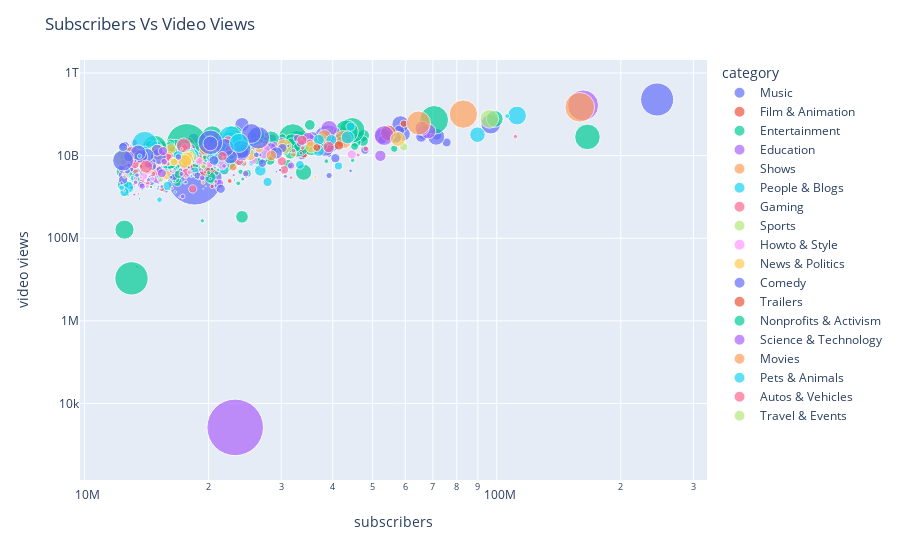

Source (notebook cell):
### Markdown cell above
SUBSCRIBERS VS VIDEO VIEWS

### Code cell
fig = px.scatter(df , x = 'subscribers' , y = 'video views' , size = 'video_views_for_the_last_30_days' , color = 'category' , 
                  hover_name = 'Youtuber' , hover_data = ['Country'] , size_max = 40 , labels = dict(x = 'Subscribers (in Billions)' , y = 'Video Views (in Billions)') )

fig.update_layout(title_text = "Subscribers Vs Video Views" , xaxis_type = 'log' , yaxis_type = "log")

fig.show()

### Figure 1 — Plotly figure (JSON) as saved in the notebook; plotly's stock layout.template omitted (floating-point values rounded to 4 significant figures; data arrays with more than 128 entries replaced by an {"elided": "..."} marker saying what was removed)
{"data": [{"customdata": {"elided": "202x1 str values"}, "hovertemplate": "<b>%{hovertext}</b><br><br>category=Music<br>subscribers=%{x}<br>video views=%{y}<br>video_views_for_the_last_30_days=%{marker.size}<br>Country=%{customdata[0]}<extra></extra>", "hovertext": {"elided": "202 str values"}, "legendgroup": "Music", "marker": {"color": "#636efa", "size": {"elided": "202 float values"}, "sizemode": "area", "sizeref": 4118125, "symbol": "circle"}, "mode": "markers", "name": "Music", "orientation": "v", "showlegend": true, "type": "scatter", "x": {"elided": "202 int values"}, "xaxis": "x", "y": {"elided": "202 int values"}, "yaxis": "y"}, {"customdata": [["United States"], ["United States"], ["United States"], ["India"], ["Russia"], ["United States"], ["India"], ["Brazil"], ["United States"], ["United States"], ["United Kingdom"], ["United States"], ["United States"], ["United States"], ["India"], ["United States"], ["India"], ["United States"], ["United Kingdom"], ["India"], ["Brazil"], ["United States"], ["India"], ["United States"], ["Brazil"], ["United States"], ["India"], ["United States"], ["United States"], ["United States"], ["India"], ["Brazil"], ["United States"], ["United States"], ["Malaysia"], ["Argentina"], ["India"], ["Brazil"], ["Mexico"], ["United States"], ["India"], ["United States"], ["Brazil"], ["United States"], ["Brazil"], ["India"]], "hovertemplate": "<b>%{hovertext}</b><br><br>category=Film & Animation<br>subscribers=%{x}<br>video views=%{y}<br>video_views_for_the_last_30_days=%{marker.size}<br>Country=%{customdata[0]}<extra></extra>", "hovertext": ["YouTube Movies", "Goldmines", "Movieclips", "YRF", "ýýýýýýýý ýý ýýýýýýýýýýýýýý", "PowerKids TV", "Jingle Toons", "Galinha Pintadinha", "Selena Gomez", "WowKidz", "Peppa Pig - Official Channel", "Masha y el Oso", "Goldmines Dishoom", "Nick Jr.", "Goldmines Bollywood", "ZHC", "Pen Movies", "Goldmines Movies", "Peppa Pig Espaï¿½ï¿½ï¿½ï¿½ï¿½ï¿½ï¿½ï¿½ï¿½", "Tilak", "Valentina Pontes ofc", "Alan Becker", "Goldmines Cineplex", "Ben Azelart", "Totoy kids - Portuguï¿½", "Pencilmation", "Green Gold TV - Official Channel", "Official Pink Panther", "DaFuq!?Boom!", "Goldmines Great Indian Comedy", "Wow Kidz Action", "Turma da Mï¿½ï¿½", "BeatboxJCOP", "MSA previously My Story Animated", "Les' Copaque Production", "El Payaso Plim Plim", "Stubborn Facts", "Gato Galactico | GALï¿½ï¿", "Totoy kids - Espaï¿½ï", "Rotten Tomatoes Trailers", "Volga Video", "Zig & Sharko", "Invento na Hora", "Darkar Company Studios", "Peppa Pig em Portuguï¿½ï¿½ï¿½ï¿½ï¿½ï¿½ï¿½ï¿½ï¿", "Zee Kids"], "legendgroup": "Film & Animation", "marker": {"color": "#EF553B", "size": [12, 18, 114668000, 512093000, 303780000, 318702000, 179903000, 403508000, 115792000, 1, 244925000, 2, 129211000, 42546000, 99677000, 20, 94853000, 3, 53589000, 367347000, 28285000, 175600000.0, 48740000, 184946000, 39495000, 14862000, 70278000, 175600000.0, 2304000000, 65920000, 105706000, 76903000, 1375000000, 20708, 117727000, 640030000, 837850, 44121000, 112393000, 25738000, 51315000, 62689000, 19029000, 4598000, 27340000, 95163000], "sizemode": "area", "sizeref": 4118125, "symbol": "circle"}, "mode": "markers", "name": "Film & Animation", "orientation": "v", "showlegend": true, "type": "scatter", "x": [170000000, 86900000, 59500000, 54600000, 43200000, 36500000, 34000000, 33800000, 33600000, 32200000, 31400000, 28300000, 28000000, 27300000, 26400000, 25500000, 24300000, 24000000, 23600000, 23400000, 23400000, 22900000, 22500000, 21900000, 20400000, 20100000, 20000000, 19700000, 19600000, 19100000, 19000000, 19000000, 18000000, 17800000, 17700000, 17700000, 17300000, 16800000, 16000000, 15800000, 15700000, 14400000, 14200000, 13900000, 13100000, 12400000], "xaxis": "x", "y": [0, 24118230580, 59316472754, 35302243691, 36458726976, 18961241905, 11351015824, 27274550757, 13013567335, 16613441479, 22919271731, 13577142726, 8603468420, 22440611155, 8595760553, 2726917087, 6608773195, 5652938599, 7920637200, 9465863821, 7926899136, 5380073627, 2431154438, 4454917643, 1796227417, 11317309935, 9715291883, 10955619815, 7906181776, 5194942269, 8281724393, 13824277846, 8716982055, 8588704539, 9059696049, 17247584185, 902225615, 3693798804, 5997599089, 13116313599, 9787697838, 9023952946, 4040297006, 2244318380, 4214172991, 7683670251], "yaxis": "y"}, {"customdata": {"elided": "287x1 str values"}, "hovertemplate": "<b>%{hovertext}</b><br><br>category=Entertainment<br>subscribers=%{x}<br>video views=%{y}<br>video_views_for_the_last_30_days=%{marker.size}<br>Country=%{customdata[0]}<extra></extra>", "hovertext": {"elided": "287 str values"}, "legendgroup": "Entertainment", "marker": {"color": "#00cc96", "size": {"elided": "287 float values"}, "sizemode": "area", "sizeref": 4118125, "symbol": "circle"}, "mode": "markers", "name": "Entertainment", "orientation": "v", "showlegend": true, "type": "scatter", "x": {"elided": "287 int values"}, "xaxis": "x", "y": {"elided": "287 int values"}, "yaxis": "y"}, {"customdata": [["United States"], ["United States"], ["India"], ["India"], ["United States"], ["United States"], ["Canada"], ["United States"], ["India"], ["United States"], ["United States"], ["India"], ["India"], ["Mexico"], ["United States"], ["India"], ["Germany"], ["United States"], ["Indonesia"], ["India"], ["United States"], ["Mexico"], ["United States"], ["United States"], ["Australia"], ["Argentina"], ["India"], ["India"], ["India"], ["United States"], ["Indonesia"], ["United States"], ["United States"], ["India"], ["United States"], ["India"], ["United States"], ["India"], ["India"], ["United States"], ["Indonesia"], ["India"], ["Spain"], ["United States"], ["United States"]], "hovertemplate": "<b>%{hovertext}</b><br><br>category=Education<br>subscribers=%{x}<br>video views=%{y}<br>video_views_for_the_last_30_days=%{marker.size}<br>Country=%{customdata[0]}<extra></extra>", "hovertext": ["Cocomelon - Nursery Rhymes", "Pinkfong Baby Shark - Kids' Songs & Stories", "ChuChu TV Nursery Rhymes & Kids Songs", "Infobells - Hindi", "BillionSurpriseToys  - Nursery Rhymes & Cartoons", "Little Baby Bum - Nursery Rhymes & Kids Songs", "Super Simple Songs - Kids Songs", "Genevieve's Playhouse - Learning Videos for Kids", "CVS 3D Rhymes & Kids Songs", "BabyBus - Kids Songs and Cartoons", "Little Angel: Nursery Rhymes & Kids Songs", "infobells - Tamil", "infobells - Telugu", "BabyBus - Canciones Infantiles & Videos para Niï¿½ï", "Khan GS Research Centre", "Dr. Vivek Bindra: Motivational Speaker", "Kurzgesagt ï¿½ï¿½ï¿½ï¿½ï¿½ï¿", "ýýýýýýýýýýýýýýý - Genevieve's Playhouse", "BabyBus - Cerita & Lagu Anak-anak", "Kiddiestv Hindi - Nursery Rhymes & Kids Songs", "ýýýýýýýýýýýýýý ýýýý", "Little Angel Espaï¿½ï¿½ï¿½ï¿½ï¿½ï¿½ï¿½ï¿½ï¿½", "TED-Ed", "Blippi - Educational Videos for Kids", "Jason Vlogs", "El Reino a Jugar", "wifistudy", "Dear Sir", "Infobells Bangla", "Dave and Ava - Nursery Rhymes and Baby Songs", "Daftar Populer", "TheRichest", "CrashCourse", "StudyIQ IAS", "Netflix Jr.", "infobells - Kannada", "Veritasium", "infobells", "JOJO TV - Hindi Stories", "The Infographics Show", "The Shiny Peanut", "Right to Shiksha", "Little Baby Bum en Espaï¿½ï", "TKOR", "Caylus"], "legendgroup": "Education", "marker": {"color": "#ab63fa", "size": [1975000000, 473387000, 420292000, 815949000, 266747000, 98775000, 560756000, 335307000, 136084000, 127498000, 107525000, 109828000, 288110000, 136821000, 175600000.0, 28588000, 29269000, 71777000, 112768000, 113420000, 21587000, 140398000, 29874000, 180412000, 25, 83709000, 14287000, 24056000, 167888000, 77053000, 17231000, 175600000.0, 7177000, 74483000, 79402000, 141688000, 44149000, 23893000, 10764000, 51820000, 837700, 213738000, 16319000, 175600000.0, 177600000], "sizemode": "area", "sizeref": 4118125, "symbol": "circle"}, "mode": "markers", "name": "Education", "orientation": "v", "showlegend": true, "type": "scatter", "x": [162000000, 68200000, 65900000, 53300000, 52200000, 40900000, 39200000, 34900000, 33400000, 32800000, 30100000, 28900000, 28300000, 22900000, 21200000, 20900000, 20800000, 20300000, 20300000, 20200000, 19000000, 18900000, 18800000, 18100000, 17200000, 17200000, 16000000, 15800000, 15500000, 15300000, 15100000, 15000000, 14800000, 14700000, 14700000, 14200000, 13900000, 13700000, 13600000, 13200000, 12900000, 12800000, 12500000, 12400000, 12400000], "xaxis": "x", "y": [164000000000, 38843229963, 45757850229, 30516172739, 9877365274, 39450824833, 44900897958, 25607397308, 20269857567, 26355088167, 22593193994, 17930570614, 14814192034, 13206471140, 2073073070, 1693149479, 2378448129, 11022391339, 11819051552, 7274150246, 4924054368, 9813245108, 3654621568, 14857290259, 8903647480, 11445492404, 3018032423, 1349288771, 7776706184, 10714145606, 2143140898, 2730879024, 1833519700, 4029253667, 8882319696, 6554000320, 2165885634, 5178142148, 5141201173, 5263540904, 2848466522, 7876740921, 6956320454, 3392022527, 4779139505], "yaxis": "y"}, {"customdata": [["India"], ["India"], ["India"], ["United States"], ["India"], ["United Kingdom"], ["United States"], ["United States"], ["United States"], ["United States"], ["Saudi Arabia"], ["India"], ["Ukraine"]], "hovertemplate": "<b>%{hovertext}</b><br><br>category=Shows<br>subscribers=%{x}<br>video views=%{y}<br>video_views_for_the_last_30_days=%{marker.size}<br>Country=%{customdata[0]}<extra></extra>", "hovertext": ["SET India", "Sony SAB", "Colors TV", "Masha and The Bear", "Sony PAL", "Mr Bean", "Kids TV - Nursery Rhymes And Baby Songs", "Sony AATH", "Masha e o Urso", "MGC Playhouse", "ýýýýýýýý ýý ýýýýýýýý", "Kids TV India Hindi Nursery Rhymes", "ýýýýýýýý ýýýý ýýýýýýýýýýýýýý"], "legendgroup": "Shows", "marker": {"color": "#FFA15A", "size": [1824000000, 1657000000, 1188000000, 670459000, 415914000, 56534000, 128448000, 274212000, 175600000.0, 102621000, 135036000, 78651000, 71118000], "sizemode": "area", "sizeref": 4118125, "symbol": "circle"}, "mode": "markers", "name": "Shows", "orientation": "v", "showlegend": true, "type": "scatter", "x": [159000000, 83000000, 64600000, 42400000, 38200000, 32100000, 23100000, 19600000, 18900000, 17900000, 15500000, 13800000, 12900000], "xaxis": "x", "y": [148000000000, 101000000000, 61510906457, 24519022988, 28519339489, 10602236110, 13151870846, 13930021471, 8301731337, 16174530046, 8265129639, 6646953396, 5585085130], "yaxis": "y"}, {"customdata": {"elided": "132x1 str values"}, "hovertemplate": "<b>%{hovertext}</b><br><br>category=People & Blogs<br>subscribers=%{x}<br>video views=%{y}<br>video_views_for_the_last_30_days=%{marker.size}<br>Country=%{customdata[0]}<extra></extra>", "hovertext": {"elided": "132 str values"}, "legendgroup": "People & Blogs", "marker": {"color": "#19d3f3", "size": {"elided": "132 float values"}, "sizemode": "area", "sizeref": 4118125, "symbol": "circle"}, "mode": "markers", "name": "People & Blogs", "orientation": "v", "showlegend": true, "type": "scatter", "x": {"elided": "132 int values"}, "xaxis": "x", "y": {"elided": "132 int values"}, "yaxis": "y"}, {"customdata": [["Japan"], ["Chile"], ["Cuba"], ["El Salvador"], ["United States"], ["Spain"], ["United States"], ["United States"], ["United States"], ["United States"], ["Spain"], ["United States"], ["Brazil"], ["United States"], ["Kuwait"], ["United States"], ["United States"], ["United Kingdom"], ["Canada"], ["United States"], ["United States"], ["Canada"], ["United Kingdom"], ["United States"], ["United States"], ["Chile"], ["Australia"], ["Indonesia"], ["Brazil"], ["United States"], ["United States"], ["United States"], ["Saudi Arabia"], ["Russia"], ["United States"], ["France"], ["Spain"], ["Thailand"], ["Australia"], ["Chile"], ["United States"], ["United States"], ["United States"], ["Spain"], ["United States"], ["United States"], ["United States"], ["United Kingdom"], ["United Kingdom"], ["Mexico"], ["United States"], ["Argentina"], ["United States"], ["United States"], ["United Arab Emirates"], ["United States"], ["India"], ["Spain"], ["Russia"], ["United Kingdom"], ["United States"], ["United States"], ["United States"], ["United States"], ["Brazil"], ["Australia"], ["United States"], ["United States"], ["India"], ["United States"], ["United Kingdom"], ["Mexico"], ["Brazil"], ["Russia"], ["Brazil"], ["Netherlands"], ["United States"], ["Spain"], ["Indonesia"], ["Canada"], ["United States"], ["United States"], ["United States"], ["Saudi Arabia"], ["Canada"], ["Finland"], ["South Korea"], ["Brazil"], ["United Kingdom"], ["Mexico"], ["United States"], ["Spain"], ["Spain"], ["Sweden"]], "hovertemplate": "<b>%{hovertext}</b><br><br>category=Gaming<br>subscribers=%{x}<br>video views=%{y}<br>video_views_for_the_last_30_days=%{marker.size}<br>Country=%{customdata[0]}<extra></extra>", "hovertext": ["PewDiePie", "JuegaGerman", "A4", "Fernanfloo", "elrubiusOMG", "Mikecrack", "MrBeast Gaming", "Total Gaming", "Markiplier", "Techno Gamerz", "VEGETTA777", "SSSniperWolf", "rezendeevil", "Dream", "AboFlah", "Frost Diamond", "jacksepticeye", "DanTDM", "VanossGaming", "Preston", "Ninja", "FaZe Rug", "Jelly", "SSundee", "FGTeeV", "invictor", "LazarBeam", "MiawAug", "AuthenticGames", "AS Gaming", "Clash of Clans", "Ali-A", "ýýýýýýýý ýýýýýýýýýý ýýýýýýýýýý | Arab Games Network", "Marmok", "IShowSpeed", "SQUEEZIE", "TheGrefg", "zbing z.", "The Game Theorists", "DeGoBooM", "IGN", "Aphmau", "PopularMMOs", "Willyrex", "Guava Juice", "CoryxKenshin", "Technoblade", "W2S", "JJ Olatunji", "Antrax", "Enes Batur", "Lyna", "Unspeakable", "Kuplinov ï¿½ï¿½ï¿", "FFUNTV", "Mobile Legends: Bang Bang", "LOKESH GAMER", "Makiman131", "EdisonPts", "MoreAliA", "League of Legends", "PlayStation", "Kwebbelkop", "BigSchool", "TazerCraft", "Lachlan", "Jesser", "PrestonPlayz", "Gyan Gamingï¿½", "NOBRU", "TommyInnit", "E-MasterSensei", "AM3NlC", "ýýýýýýýýýýýý", "Jazzghost", "ýýýýýýýý/Atro", "Desi Gamers", "Acenix", "BUDI01 GAMING", "Typical Gamer", "H2ODelirious", "theRadBrad", "penguinz0", "BanderitaX", "AzzyLand", "Brawl Stars", "GH'S", "Piuzinho", "Morgz", "Yair17", "LOUD", "Timba Vk", "DaniRep | +6 Vï¿½ï¿½ï¿½ï¿½ï¿½ï¿½ï¿½ï¿½ï¿½ï¿½ï", "RobTopGames"], "legendgroup": "Gaming", "marker": {"color": "#FF6692", "size": [39184000, 66388000, 94, 33842000, 5773000, 264108000, 32, 53, 127329000, 86, 39094000, 210955000, 44505000, 27022000, 157908000, 175600000.0, 40425000, 78668000, 54947000, 151697000, 8368000, 175600000.0, 41669000, 175094000, 132110000, 49, 26082000, 64489000, 5420000, 23, 22292000, 1, 43007000, 38282000, 140261000, 48099000, 43830000, 55127000, 175600000.0, 100215000, 98342000, 439870000, 15296000, 15405000, 10889000, 105114000, 17944000, 3079000, 27808000, 4698000, 175600000.0, 64085000, 164895000, 98660000, 80172000, 55369000, 5920000, 5972000, 95603000, 250995000, 43133000, 41789000, 29724000, 175600000.0, 39775000, 21072000, 92594000, 151697000, 13891000, 2, 54291000, 44575000, 10210000, 150570000, 106718000, 55122000, 5, 47436000, 13436000, 32557000, 16785000, 15694000, 188948000, 70712000, 5387000, 20369000, 1081000000, 3619000, 58838000, 8869000, 27596, 24022000, 82648000, 3871000], "sizemode": "area", "sizeref": 4118125, "symbol": "circle"}, "mode": "markers", "name": "Gaming", "orientation": "v", "showlegend": true, "type": "scatter", "x": [111000000, 48100000, 46300000, 46100000, 40400000, 39100000, 36100000, 35400000, 35200000, 34400000, 33800000, 33700000, 32100000, 31700000, 30500000, 30100000, 30100000, 27400000, 25800000, 24000000, 23700000, 23700000, 23500000, 22500000, 22300000, 21500000, 20500000, 20200000, 20100000, 19600000, 19600000, 18700000, 18600000, 18500000, 18300000, 18100000, 18000000, 17600000, 17600000, 17600000, 17500000, 17400000, 17200000, 17200000, 16900000, 16700000, 16300000, 16300000, 16200000, 16000000, 16000000, 15900000, 15900000, 15600000, 15400000, 15400000, 15300000, 15100000, 15100000, 15000000, 15000000, 15000000, 15000000, 15000000, 14900000, 14800000, 14600000, 14600000, 14400000, 14400000, 14200000, 14200000, 14000000, 14000000, 13900000, 13800000, 13700000, 13600000, 13500000, 13500000, 13400000, 13300000, 13300000, 13300000, 13300000, 13200000, 13000000, 12700000, 12600000, 12500000, 12400000, 12400000, 12400000, 12300000], "xaxis": "x", "y": [29058044447, 14631710289, 22936630813, 10323391593, 7410536668, 16118181673, 6331332547, 5556364230, 20297931219, 9690499664, 15432929204, 23492684419, 13061739758, 2930015381, 4521573939, 7277493940, 16246625836, 19417887510, 15541421838, 8279004442, 2543809954, 7451792132, 14777034543, 13835173331, 24059336857, 8409641722, 8768697257, 6098644584, 8920141342, 2851024430, 3961318438, 6148303268, 8761255550, 3457618361, 1556003039, 9983065083, 6404852037, 9269174070, 3752347262, 6306204566, 16107116549, 17763586483, 14573155899, 5024088947, 9111000228, 7102965621, 1656452554, 4768370464, 4076692623, 3029872908, 9786595271, 6534326412, 9052367553, 6862529416, 11513738907, 1543608082, 1640078055, 4236036141, 6668507856, 4352427049, 7159750970, 4741434420, 6889304306, 9996133066, 5956193599, 5269059435, 3603556207, 5766647017, 2224121890, 351763324, 2084791147, 3920559552, 4959982720, 7719743112, 5673347763, 2480957682, 2135195239, 2122062016, 1181292450, 4301581610, 4356686216, 6050102764, 7773543609, 4129249415, 6412313570, 2036408398, 8739174649, 1081285962, 3303595310, 1402042328, 2394143260, 2840137980, 6933660906, 374123483], "yaxis": "y"}, {"customdata": [["United States"], ["United States"], ["United States"], ["Switzerland"], ["Australia"], ["United States"], ["Spain"], ["United Kingdom"], ["United States"], ["Spain"], ["Brazil"]], "hovertemplate": "<b>%{hovertext}</b><br><br>category=Sports<br>subscribers=%{x}<br>video views=%{y}<br>video_views_for_the_last_30_days=%{marker.size}<br>Country=%{customdata[0]}<extra></extra>", "hovertext": ["WWE", "Dude Perfect", "NBA", "FIFA", "How Ridiculous", "UFC - Ultimate Fighting Championship", "FC Barcelona", "F2Freestylers - Ultimate Soccer Skills Channel", "DALLMYD", "gymvirtual", "Natan por Aï¿"], "legendgroup": "Sports", "marker": {"color": "#B6E880", "size": [714614000, 141200000, 73025000, 58863000, 391298000, 133208000, 84867000, 10222000, 30677000, 11993000, 552513000], "sizemode": "area", "sizeref": 4118125, "symbol": "circle"}, "mode": "markers", "name": "Sports", "orientation": "v", "showlegend": true, "type": "scatter", "x": [96000000, 59500000, 20700000, 19400000, 18000000, 16400000, 15300000, 14100000, 13600000, 12900000, 12300000], "xaxis": "x", "y": [77428473662, 16241549158, 12624879732, 5529131886, 9601137077, 7135820721, 2656528205, 3280481927, 1948925559, 2509752944, 9029609749], "yaxis": "y"}, {"customdata": [["United Kingdom"], ["United States"], ["Mexico"], ["United States"], ["United States"], ["Mexico"], ["Australia"], ["United States"], ["India"], ["United States"], ["United States"], ["United States"], ["Mexico"], ["Brazil"], ["China"], ["Australia"], ["Spain"], ["United States"], ["United States"], ["Egypt"], ["Andorra"], ["United States"], ["Ukraine"], ["Mexico"], ["Brazil"], ["United States"], ["Netherlands"], ["Sweden"], ["United States"], ["India"], ["India"], ["United States"], ["United States"], ["India"], ["United States"], ["United States"], ["India"], ["United States"], ["United States"], ["India"]], "hovertemplate": "<b>%{hovertext}</b><br><br>category=Howto & Style<br>subscribers=%{x}<br>video views=%{y}<br>video_views_for_the_last_30_days=%{marker.size}<br>Country=%{customdata[0]}<extra></extra>", "hovertext": ["5-Minute Crafts", "BRIGHT SIDE", "GENIAL", "Gulshan Kalra", "Fede Vigevani", "Yuya", "Chloe Ting", "Troom Troom", "Village Cooking Channel", "Tasty", "5-Minute Crafts DIY", "5-Minute Crafts PLAY", "SUPER SLICK SLIME SAM", "Manual do Mundo", "ýýýýýýýýý Liziqi", "HowToBasic", "IDEAS EN 5 MINUTOS", "Sandra Cires Art", "jeffreestar", "ýýýýýýýý ýýýýýýýýýýýýýý ýýýý 5 ýýýýýýýýýý", "Musas", "Mariale", "ýýýýýýýý ýýýýýýýý", "Mis Pastelitos", "IDEIAS INCRï¿½ï¿½", "Rosanna Pansino", "NikkieTutorials", "Narins Beauty", "Alexa Rivera", "NishaMadhulika", "Anaysa", "Wengie", "ATHLEAN-Xï¿½", "Kabita's Kitchen", "Troom Troom India", "Blossom", "Health Time", "First We Feast", "Troom Troom PT", "bharatzkitchen HINDI"], "legendgroup": "Howto & Style", "marker": {"color": "#FF97FF", "size": [1, 175600000.0, 31455000, 502779000, 175600000.0, 336291, 23263000, 98052000, 194604000, 24691000, 20012000, 105784000, 123338000, 54766000, 22354000, 15525000, 65470, 18028000, 2006000, 32916000, 86, 11956000, 47117000, 50677000, 2838000, 26683000, 35934000, 13709000, 142760000, 22235000, 29706000, 1335000, 14498000, 43118000, 17270000, 43868000, 1395000, 111252000, 13501000, 30968000], "sizemode": "area", "sizeref": 4118125, "symbol": "circle"}, "mode": "markers", "name": "Howto & Style", "orientation": "v", "showlegend": true, "type": "scatter", "x": [80100000, 44500000, 31800000, 27100000, 25600000, 24800000, 24700000, 23800000, 21600000, 21100000, 20700000, 20100000, 19000000, 18000000, 17600000, 17300000, 16600000, 16400000, 15900000, 15500000, 15100000, 15100000, 14800000, 14600000, 14500000, 14400000, 14200000, 14000000, 13900000, 13700000, 13500000, 13500000, 13400000, 13300000, 12800000, 12700000, 12500000, 12500000, 12500000, 12400000], "xaxis": "x", "y": [26236790209, 10708531817, 6762424690, 12732444881, 7962725960, 2588501115, 2994726412, 10414479943, 5863377051, 5783557209, 5091618606, 6119294270, 7229175322, 3980991248, 2977741577, 3684816159, 3696973456, 3955426159, 2609358468, 4499826716, 2400037562, 2761547758, 7018015062, 2750902766, 3551889957, 4597228794, 1778318927, 2214167846, 3193226072, 2939201386, 3445794123, 1900272833, 2319515787, 2831275503, 6804072897, 4733873025, 1002219689, 2983799729, 4384177908, 2315226648], "yaxis": "y"}, {"customdata": [["India"], ["United States"], ["India"], ["India"], ["Philippines"], ["India"], ["Mexico"], ["United States"], ["India"], ["United States"], ["Ukraine"], ["India"], ["India"], ["India"], ["Thailand"], ["India"], ["United States"], ["India"], ["Philippines"], ["India"], ["Indonesia"], ["United States"], ["United Kingdom"], ["Bangladesh"], ["Pakistan"], ["Philippines"]], "hovertemplate": "<b>%{hovertext}</b><br><br>category=News & Politics<br>subscribers=%{x}<br>video views=%{y}<br>video_views_for_the_last_30_days=%{marker.size}<br>Country=%{customdata[0]}<extra></extra>", "hovertext": ["Aaj Tak", "YouTube", "IndiaTV", "Zee News", "Raffy Tulfo in Action", "The Lallantop", "Tlnovelas", "SOMOY TV", "DLS News", "Sebastiï¿½ï¿½ï¿½", "News 24", "News18 India", "NMF News", "BBC News Hindi", "Thairath Online", "Narendra Modi", "CNN", "NDTV India", "ABS-CBN News", "Republic Bharat", "KOMPASTV", "ABC News", "BBC News", "Jamuna TV", "Geo News", "GMA Integrated News"], "legendgroup": "News & Politics", "marker": {"color": "#FECB52", "size": [461148000, 21103000, 290847000, 461472000, 163130000, 273920000, 15459, 16229, 32111000, 110776000, 370779000, 394106000, 59201000, 131202000, 224756000, 185969000, 187006000, 49662000, 181644000, 998, 113064000, 185709000, 66273000, 1, 100053000, 115459000], "sizemode": "area", "sizeref": 4118125, "symbol": "circle"}, "mode": "markers", "name": "News & Politics", "orientation": "v", "showlegend": true, "type": "scatter", "x": [57600000, 36300000, 35500000, 30500000, 26500000, 25200000, 21500000, 19800000, 19400000, 18000000, 17700000, 17500000, 16600000, 16500000, 16200000, 15800000, 15200000, 15200000, 15100000, 15000000, 15000000, 14700000, 14500000, 13900000, 13800000, 13400000], "xaxis": "x", "y": [25307753534, 3010784935, 16105023749, 16709857823, 15065753455, 10409352249, 15013096899, 12293479945, 2255542592, 10463166404, 8396875537, 7263619576, 7435180827, 7043235131, 14563841315, 3392918989, 14198154095, 6624168155, 10489367372, 7536093065, 11827310821, 12961669452, 4598387043, 12129583055, 5727888539, 9569814790], "yaxis": "y"}, {"customdata": [["Brazil"], ["Mexico"], ["India"], ["India"], ["India"], ["United States"], ["India"], ["United States"], ["India"], ["Brazil"], ["Spain"], ["United States"], ["United States"], ["Colombia"], ["United States"], ["United States"], ["United States"], ["Argentina"], ["United States"], ["Brazil"], ["India"], ["United States"], ["Germany"], ["Brazil"], ["Argentina"], ["United Arab Emirates"], ["Latvia"], ["United States"], ["United States"], ["United States"], ["India"], ["Spain"], ["United States"], ["Mexico"], ["Russia"], ["United States"], ["India"], ["India"], ["United States"], ["Thailand"], ["Brazil"], ["India"], ["India"], ["Argentina"], ["Japan"], ["United States"], ["United States"], ["India"], ["Canada"], ["France"], ["United States"], ["United States"], ["India"], ["Brazil"], ["India"], ["Vietnam"], ["United Kingdom"], ["Thailand"], ["United States"], ["Brazil"], ["United States"], ["Iraq"], ["United States"], ["Mexico"], ["India"], ["United States"], ["Brazil"], ["United States"], ["India"]], "hovertemplate": "<b>%{hovertext}</b><br><br>category=Comedy<br>subscribers=%{x}<br>video views=%{y}<br>video_views_for_the_last_30_days=%{marker.size}<br>Country=%{customdata[0]}<extra></extra>", "hovertext": ["whinderssonnunes", "Luisito Comunica", "CarryMinati", "Jkk Entertainment", "KHANDESHI MOVIES", "The Tonight Show Starring Jimmy Fallon", "Round2hell", "Talking Tom", "ashish chanchlani vines", "Enaldinho", "AuronPlay", "Shorts Break", "Brent Rivera", "enchufetv", "Alan Chikin Chow", "Smosh", "LankyBox", "Alejo Igoa", "Daniel LaBelle", "Spider Slack", "Heroindori", "Topper Guild", "YOLO", "Canal Canalha", "Bizarrap", "Noor Stars", "dednahype", "Marta and Rustam", "JennaMarbles", "TheOdd1sOut", "Triggered Insaan", "TheWillyrex", "Lele Pons", "MissaSinfonia", "TheBrianMaps", "Liza Koshy", "Prajapati News", "Aayu and Pihu Show", "FailArmy", "Kaykai Salaider", "T3ddy", "Harsh Beniwal", "The MriDul", "Rubï¿½ï¿½ï¿½ï¿½ï¿½ï¿½", "ISSEI / ï¿½ï¿½ï¿½ï¿½", "Chad Wild Clay", "CollegeHumor", "Noman Official", "Lilly Singh", "Cyprien", "Rclbeauty101", "Rebecca Zamolo", "SEVENGERS", "O Que Nï¿½ï¿½ï¿½ï¿½ï¿½ï¿", "The Vishal bhatt", "FAPTV", "Woody & Kleiny", "My Mate Nate", "Just For Laughs Gags", "Everson Zoio", "The LaBrant Fam", "Melon City Show - ï¿½ï¿½ï¿½ï¿½ï¿½ï¿½ï¿½ï¿½ï¿½ï¿½ï¿", "Adam W", "Franco Escamilla", "CKM", "_vector_", "Gustavo Parï¿½ï¿½", "MoniLina", "Make Joke Of"], "legendgroup": "Comedy", "marker": {"color": "#636efa", "size": [26683000, 175600000.0, 78688000, 49861000, 24736000, 22511000, 31822000, 175600000.0, 26171000, 303100000, 12143000, 60805, 144453000, 24363000, 1046000000, 68156000, 815341000, 401512000, 398765000, 761451000, 399152000, 687028000, 175600000.0, 23897000, 193176000, 15556000, 1245000000, 452250000, 3769000, 30986000, 109026000, 11004000, 18548000, 27445000, 37164000, 1761000, 7626000, 89782000, 112986000, 9341000, 33015000, 27963000, 98329000, 512343000, 282372000, 36338000, 55583000, 139116000, 5329000, 11417000, 8636000, 175600000.0, 367898000, 87804000, 379240000, 35124000, 495561000, 41672000, 17468000, 3052000, 42412000, 35336000, 228951000, 77482000, 13142000, 903672000, 175600000.0, 175600000.0, 24000000], "sizemode": "area", "sizeref": 4118125, "symbol": "circle"}, "mode": "markers", "name": "Comedy", "orientation": "v", "showlegend": true, "type": "scatter", "x": [44200000, 40600000, 39200000, 37200000, 33500000, 31200000, 30700000, 30200000, 29800000, 29200000, 29200000, 29000000, 27000000, 26700000, 26400000, 26100000, 25400000, 24100000, 24100000, 24000000, 22600000, 21900000, 21400000, 20800000, 20600000, 20200000, 20200000, 20200000, 19700000, 19100000, 18800000, 18400000, 17900000, 17600000, 17100000, 17100000, 17000000, 16900000, 16500000, 16400000, 16200000, 15400000, 15200000, 15100000, 15000000, 14700000, 14700000, 14600000, 14500000, 14400000, 14400000, 14300000, 14200000, 13700000, 13700000, 13700000, 13500000, 13400000, 13300000, 13000000, 13000000, 12800000, 12800000, 12700000, 12500000, 12400000, 12400000, 12400000, 12300000], "xaxis": "x", "y": [4274709210, 8670473639, 3294013141, 16402066717, 11405809704, 17111726160, 3145161634, 15199330166, 4457913639, 11627437847, 4079141673, 19466238065, 6570935979, 10317306313, 27006526665, 10435474336, 34300482066, 10999000479, 12916159065, 13943030228, 9223534599, 15552070846, 1573058816, 1870608170, 7657171980, 2764127969, 20919403720, 19694265358, 1803249241, 4566120190, 3276891538, 7038827526, 5244917119, 2274007523, 4448334716, 2173106162, 1001465469, 9270331567, 3037260680, 4434679706, 2990185467, 1781226000, 4503880875, 9477021288, 13562853889, 6751985988, 7255848125, 5525773746, 3517662420, 3086254545, 3900312631, 6388439235, 10238593147, 1967930734, 9596430464, 5457203710, 11717217293, 3363634923, 7406628736, 1024467771, 4637474071, 5863456698, 9502983550, 4266957149, 4465772496, 7597013023, 2602614088, 16086808918, 2129773714], "yaxis": "y"}, {"customdata": [["India"], ["India"]], "hovertemplate": "<b>%{hovertext}</b><br><br>category=Trailers<br>subscribers=%{x}<br>video views=%{y}<br>video_views_for_the_last_30_days=%{marker.size}<br>Country=%{customdata[0]}<extra></extra>", "hovertext": ["Ishtar Music", "Ultra Bollywood"], "legendgroup": "Trailers", "marker": {"color": "#EF553B", "size": [180942000, 131462000], "sizemode": "area", "sizeref": 4118125, "symbol": "circle"}, "mode": "markers", "name": "Trailers", "orientation": "v", "showlegend": true, "type": "scatter", "x": [41400000, 36600000], "xaxis": "x", "y": [17608931161, 15653786446], "yaxis": "y"}, {"customdata": [["United States"], ["Brazil"]], "hovertemplate": "<b>%{hovertext}</b><br><br>category=Nonprofits & Activism<br>subscribers=%{x}<br>video views=%{y}<br>video_views_for_the_last_30_days=%{marker.size}<br>Country=%{customdata[0]}<extra></extra>", "hovertext": ["TEDx Talks", "Bispo Bruno Leonardo"], "legendgroup": "Nonprofits & Activism", "marker": {"color": "#00cc96", "size": [45638000, 149543000], "sizemode": "area", "sizeref": 4118125, "symbol": "circle"}, "mode": "markers", "name": "Nonprofits & Activism", "orientation": "v", "showlegend": true, "type": "scatter", "x": [38600000, 16900000], "xaxis": "x", "y": [7339333120, 3523578665], "yaxis": "y"}, {"customdata": [["India"], ["United States"], ["United States"], ["India"], ["United States"], ["Germany"], ["United States"], ["United States"], ["United States"], ["United States"], ["Canada"], ["United States"], ["United Kingdom"], ["Canada"], ["India"], ["India"], ["Pakistan"]], "hovertemplate": "<b>%{hovertext}</b><br><br>category=Science & Technology<br>subscribers=%{x}<br>video views=%{y}<br>video_views_for_the_last_30_days=%{marker.size}<br>Country=%{customdata[0]}<extra></extra>", "hovertext": ["MR. INDIAN HACKER", "Mark Rober", "Happy Lives", "Technical Guruji", "National Geographic", "HaerteTest", "Vsauce", "Unbox Therapy", "Apple", "Marques Brownlee", "Linus Tech Tips", "Mr DegrEE", "Mrwhosetheboss", "Hacksmith Industries", "Trakin Tech", "Technology Gyan", "Quantum Tech HD"], "legendgroup": "Science & Technology", "marker": {"color": "#ab63fa", "size": [109125000, 88625000, 6589000000, 22262000, 45812000, 5650000, 69614000, 16718000, 46484000, 52325000, 88224000, 175600000.0, 167697000, 83943000, 43669000, 18518000, 8721], "sizemode": "area", "sizeref": 4118125, "symbol": "circle"}, "mode": "markers", "name": "Science & Technology", "orientation": "v", "showlegend": true, "type": "scatter", "x": [31700000, 24600000, 23200000, 23000000, 21800000, 19800000, 19300000, 19300000, 17300000, 17200000, 15600000, 15500000, 15400000, 13800000, 13300000, 13200000, 12500000], "xaxis": "x", "y": [5711208484, 3647987299, 2634, 3378047383, 5614621131, 3234880084, 2897907132, 4508184467, 1026425106, 3606912471, 7172386509, 12880388253, 3736069980, 1820559912, 2262690743, 1138262456, 4340213066], "yaxis": "y"}, {"customdata": [["India"], ["India"]], "hovertemplate": "<b>%{hovertext}</b><br><br>category=Movies<br>subscribers=%{x}<br>video views=%{y}<br>video_views_for_the_last_30_days=%{marker.size}<br>Country=%{customdata[0]}<extra></extra>", "hovertext": ["Aditya Movies", "Ultra Movie Parlour"], "legendgroup": "Movies", "marker": {"color": "#FFA15A", "size": [227355000, 118846000], "sizemode": "area", "sizeref": 4118125, "symbol": "circle"}, "mode": "markers", "name": "Movies", "orientation": "v", "showlegend": true, "type": "scatter", "x": [28400000, 22900000], "xaxis": "x", "y": [10062770060, 5320485069], "yaxis": "y"}, {"customdata": [["United States"], ["United States"], ["United States"], ["United Kingdom"]], "hovertemplate": "<b>%{hovertext}</b><br><br>category=Pets & Animals<br>subscribers=%{x}<br>video views=%{y}<br>video_views_for_the_last_30_days=%{marker.size}<br>Country=%{customdata[0]}<extra></extra>", "hovertext": ["That Little Puff", "Brave Wilderness", "The Dodo", "BBC"], "legendgroup": "Pets & Animals", "marker": {"color": "#19d3f3", "size": [755054000, 2989000, 7208, 44414000], "sizemode": "area", "sizeref": 4118125, "symbol": "circle"}, "mode": "markers", "name": "Pets & Animals", "orientation": "v", "showlegend": true, "type": "scatter", "x": [23700000, 20900000, 14200000, 13600000], "xaxis": "x", "y": [20289689389, 4927879069, 9964116817, 9685060624], "yaxis": "y"}, {"customdata": [["Brazil"], ["United Arab Emirates"]], "hovertemplate": "<b>%{hovertext}</b><br><br>category=Autos & Vehicles<br>subscribers=%{x}<br>video views=%{y}<br>video_views_for_the_last_30_days=%{marker.size}<br>Country=%{customdata[0]}<extra></extra>", "hovertext": ["DUDU e CAROL", "Supercar Blondie"], "legendgroup": "Autos & Vehicles", "marker": {"color": "#FF6692", "size": [193174000, 353259000], "sizemode": "area", "sizeref": 4118125, "symbol": "circle"}, "mode": "markers", "name": "Autos & Vehicles", "orientation": "v", "showlegend": true, "type": "scatter", "x": [21600000, 14100000], "xaxis": "x", "y": [9597894786, 5405563355], "yaxis": "y"}, {"customdata": [["Mexico"]], "hovertemplate": "<b>%{hovertext}</b><br><br>category=Travel & Events<br>subscribers=%{x}<br>video views=%{y}<br>video_views_for_the_last_30_days=%{marker.size}<br>Country=%{customdata[0]}<extra></extra>", "hovertext": ["Mï¿½ï¿½ï¿½ï¿½"], "legendgroup": "Travel & Events", "marker": {"color": "#B6E880", "size": [31007000], "sizemode": "area", "sizeref": 4118125, "symbol": "circle"}, "mode": "markers", "name": "Travel & Events", "orientation": "v", "showlegend": true, "type": "scatter", "x": [12500000], "xaxis": "x", "y": [3140883140], "yaxis": "y"}], "layout": {"legend": {"itemsizing": "constant", "title": {"text": "category"}, "tracegroupgap": 0}, "margin": {"t": 60}, "title": {"text": "Subscribers Vs Video Views"}, "xaxis": {"anchor": "y", "domain": [0, 1], "title": {"text": "subscribers"}, "type": "log"}, "yaxis": {"anchor": "x", "domain": [0, 1], "title": {"text": "video views"}, "type": "log"}}}
